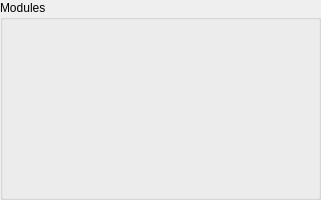
<?xml version="1.0" encoding="UTF-8"?>
<ui version="4.0">
 <class>ModulesPage</class>
 <widget class="QGroupBox" name="ModulesPage">
  <property name="geometry">
   <rect>
    <x>0</x>
    <y>0</y>
    <width>321</width>
    <height>200</height>
   </rect>
  </property>
  <property name="windowTitle">
   <string>GroupBox</string>
  </property>
  <property name="title">
   <string>Modules</string>
  </property>
  <layout class="QVBoxLayout" name="verticalLayout">
   <item>
    <layout class="QVBoxLayout" name="vertical"/>
   </item>
  </layout>
 </widget>
 <resources/>
 <connections/>
</ui>
